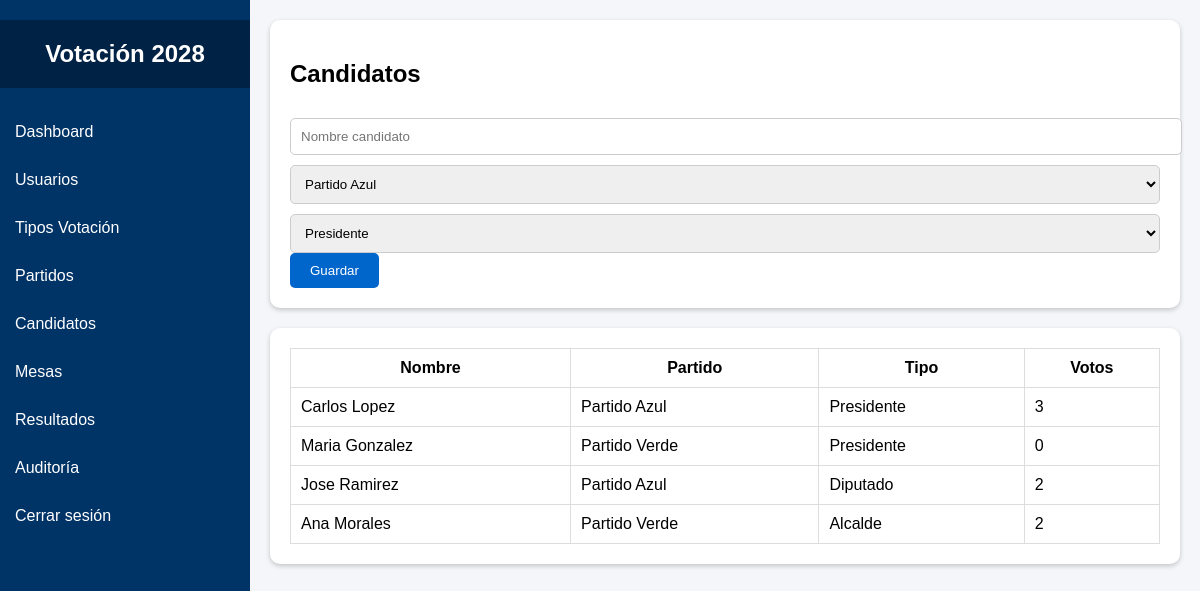
Screenshot of /admin/candidatos.php with the database file from the repository.
### tables this page shows
CREATE TABLE `candidatos` (
  `id` int(11) NOT NULL,
  `nombre` varchar(100) DEFAULT NULL,
  `foto` varchar(255) DEFAULT NULL,
  `partido_id` int(11) DEFAULT NULL,
  `tipo_id` int(11) DEFAULT NULL,
  `votos` int(11) DEFAULT 0
);

CREATE TABLE `partidos` (
  `id` int(11) NOT NULL,
  `nombre` varchar(100) DEFAULT NULL,
  `siglas` varchar(20) DEFAULT NULL,
  `logo` varchar(255) DEFAULT NULL
);

CREATE TABLE `tipos_votacion` (
  `id` int(11) NOT NULL,
  `nombre` varchar(100) DEFAULT NULL
);

### admin/candidatos.php (the view, shortened to what this page needs)
<?php
require_once("../includes/conexion.php");
?>
<?php
$partidos = mysqli_query($con,"SELECT * FROM partidos");
$tipos = mysqli_query($con,"SELECT * FROM tipos_votacion");
$candidatos = mysqli_query($con,"
SELECT
    candidatos.id,
    candidatos.nombre,
    candidatos.votos,
    partidos.nombre AS partido,
    tipos_votacion.nombre AS tipo
FROM candidatos
INNER JOIN partidos
ON candidatos.partido_id = partidos.id
INNER JOIN tipos_votacion
ON candidatos.tipo_id = tipos_votacion.id
");
?>
<!DOCTYPE html>
<html>
<head>
<link rel="stylesheet" href="../assets/css/style.css">
</head>
<body>
<?php include '../includes/sidebar.php'; ?>
<div class="main">
<div class="card">
<h2>Candidatos</h2>
<form method="POST">
<input type="text" name="nombre" placeholder="Nombre candidato">
<select name="partido">
<?php while($p=mysqli_fetch_assoc($partidos)){ ?>
<option value="<?php echo $p['id']; ?>">
<?php echo $p['nombre']; ?>
</option>
<?php } ?>
</select>
<select name="tipo">
<?php while($t=mysqli_fetch_assoc($tipos)){ ?>
<option value="<?php echo $t['id']; ?>">
<?php echo $t['nombre']; ?>
</option>
<?php } ?>
</select>
<button name="guardar">Guardar</button>
</form>
</div>
<div class="card">
<table>
<tr>
<th>Nombre</th>
<th>Partido</th>
<th>Tipo</th>
<th>Votos</th>
</tr>
<?php while($c=mysqli_fetch_assoc($candidatos)){ ?>
<tr>
<td><?php echo $c['nombre']; ?></td>
<td><?php echo $c['partido']; ?></td>
<td><?php echo $c['tipo']; ?></td>
<td><?php echo $c['votos']; ?></td>
</tr>
<?php } ?>
</table>
</div>
</div>
</body>
</html>

### assets/css/style.css (style rules this page uses)
body { margin:0; font-family:Arial; background:#f4f6f9; }
.main { margin-left:250px; padding:20px; }
.card { background:white; padding:20px; border-radius:10px; box-shadow:0px 2px 5px rgba(0,0,0,0.2); margin-bottom:20px; }
input,select { width:100%; padding:10px; margin-top:10px; border:1px solid #ccc; border-radius:5px; }
button { background:#0066cc; color:white; border:none; padding:10px 20px; border-radius:5px; cursor:pointer; }
table { width:100%; border-collapse:collapse; }
table th,table td { border:1px solid #ddd; padding:10px; }

### rows the page displays
candidatos: nombre "Carlos Lopez", partido.nombre "Partido Azul", tipo.nombre "Presidente", votos "3"
candidatos: nombre "Maria Gonzalez", partido.nombre "Partido Verde", tipo.nombre "Presidente", votos "0"
candidatos: nombre "Jose Ramirez", partido.nombre "Partido Azul", tipo.nombre "Diputado", votos "2"
candidatos: nombre "Ana Morales", partido.nombre "Partido Verde", tipo.nombre "Alcalde", votos "2"

### other values shown
form field partido "Partido Azul"
form field tipo "Presidente"
